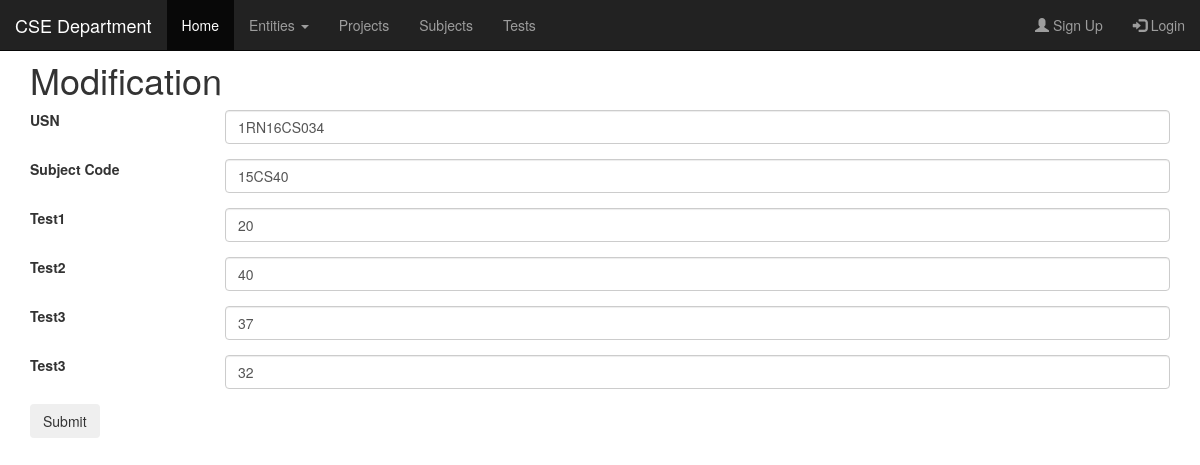
The app's page /update_tests/1RN16CS034/15CS40, older data.
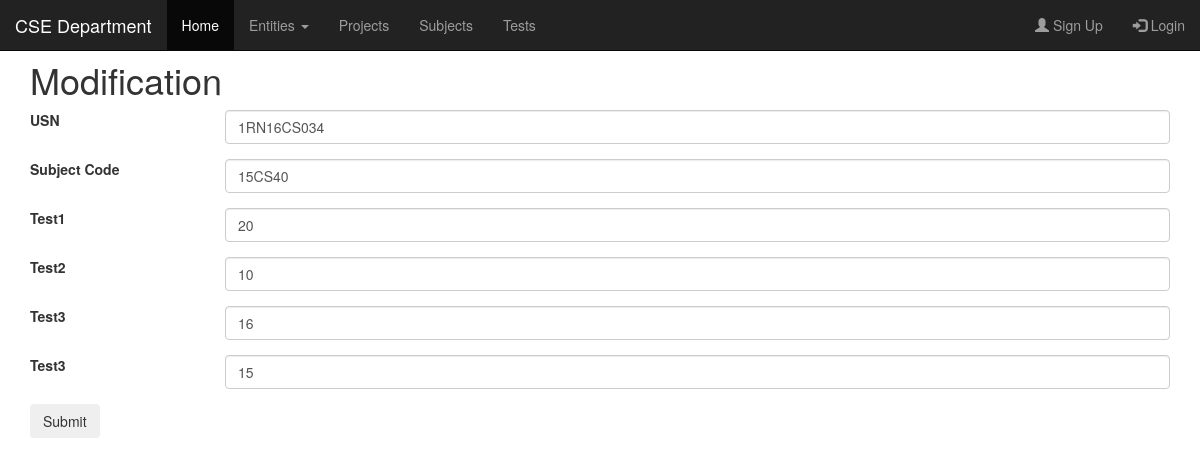
The same page, newer data.
### tables this page shows
CREATE TABLE Tests (
Test1 INTEGER,
Test2 INTEGER,
Test3 INTEGER,
Test_Cumalative INTEGER,
USN CHAR(10),
SubCode VARCHAR(10),
FOREIGN KEY(SubCode) REFERENCES Subject(Sub_code) ON DELETE CASCADE,
FOREIGN KEY(SubCode) REFERENCES Subject(Sub_code) ON UPDATE CASCADE,
FOREIGN KEY(USN) REFERENCES STUDENT(USN) ON DELETE CASCADE,
FOREIGN KEY(USN) REFERENCES STUDENT(USN) ON UPDATE CASCADE
);

### flaskapp.py (the view, shortened to what this page needs)
@app.route('/update_tests/<string:USN>/<string:SubCode>', methods=['GET', 'POST'])
def update_test(USN, SubCode):
	if request.method == "GET":
		tests = query_db("SELECT * FROM tests WHERE USN=? and SubCode=? ", [USN, SubCode], one=True)
		return render_template("/test/update_tests.html", tests=tests)

### flaskapp.py (called while the page is built)
def get_db():
	db = getattr(g, '_database', None)
	if db is None:
		db = g._database = sqlite3.connect(DATABASE)
		db.row_factory = sqlite3.Row
	return db

def query_db(query, args=(), one=False):
	cur = get_db().execute(query, args)
	rv = cur.fetchall()
	cur.close()
	return (rv[0] if rv else None) if one else rv

@app.teardown_appcontext
def close_connection(exception):
	db = getattr(g, '_database', None)
	if db is not None:
		db.close()

### templates/test/update_tests.html
{% extends "/test/form_tests.html" %}
{% block title %}Modification{% endblock %}

### templates/test/form_tests.html
{% extends "base.html" %}
{% block content %}
<form action = "#" method="post">
    <div class="form-group row">
        <label for="mail" class="col-sm-2 col-form-label">USN</label>
        <div class="col-sm-10">
            <input type="text" class="form-control" id="USN" name="USN" value={{tests.USN}}>
        </div>
    </div>
    <div class="form-group row">
        <label for="mail" class="col-sm-2 col-form-label">Subject Code</label>
        <div class="col-sm-10">
            <input type="text" class="form-control" id="Code" name="Code" value={{tests.SubCode}}>
        </div>
    </div>
		<div class="form-group row">
        <label for="mail" class="col-sm-2 col-form-label">Test1</label>
        <div class="col-sm-10">
            <input type="number" class="form-control" id="Test1" name="Test1" value={{tests.Test1}}>
        </div>
    </div>
		<div class="form-group row">
        <label for="mail" class="col-sm-2 col-form-label">Test2</label>
        <div class="col-sm-10">
            <input type="number" class="form-control" id="Test2" name="Test2" value={{tests.Test2}}>
        </div>
    </div>
		<div class="form-group row">
				<label for="mail" class="col-sm-2 col-form-label">Test3</label>
				<div class="col-sm-10">
						<input type="number" class="form-control" id="Test3" name="Test3" value={{tests.Test3}}>
				</div>
		</div>
    <div class="form-group row">
				<label for="mail" class="col-sm-2 col-form-label">Test3</label>
				<div class="col-sm-10">
						<input type="number" class="form-control" id="Test_Cumulative" name="Test_Cumalative" value={{(tests.Test1+tests.Test2+tests.Test3)//3}}>
				</div>
		</div>
		<button type="submit" class="btn btn-secondary" value="Submit">Submit</button>
</form>
{% endblock %}

Row changes from the older to the newer data that the page shows:
changed Tests "1RN16CS034": Test2 "40" → "10"; Test3 "37" → "16"; Test_Cumalative "32" → "15"
